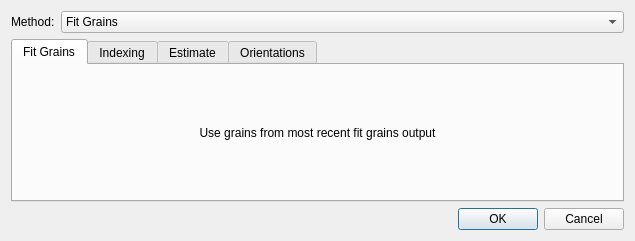
<?xml version="1.0" encoding="UTF-8"?>
<ui version="4.0">
 <class>fit_grains_select_dialog</class>
 <widget class="QDialog" name="fit_grains_select_dialog">
  <property name="geometry">
   <rect>
    <x>0</x>
    <y>0</y>
    <width>635</width>
    <height>241</height>
   </rect>
  </property>
  <layout class="QGridLayout" name="gridLayout_2">
   <item row="2" column="1">
    <widget class="QDialogButtonBox" name="button_box">
     <property name="standardButtons">
      <set>QDialogButtonBox::Cancel|QDialogButtonBox::Ok</set>
     </property>
     <property name="centerButtons">
      <bool>false</bool>
     </property>
    </widget>
   </item>
   <item row="0" column="0">
    <widget class="QLabel" name="label">
     <property name="text">
      <string>Method:</string>
     </property>
    </widget>
   </item>
   <item row="1" column="0" colspan="2">
    <widget class="QTabWidget" name="tab_widget">
     <property name="currentIndex">
      <number>0</number>
     </property>
     <widget class="QWidget" name="fit_grains_tab">
      <attribute name="title">
       <string>Fit Grains</string>
      </attribute>
      <layout class="QHBoxLayout" name="horizontalLayout_2">
       <item>
        <widget class="QLabel" name="fit_grains_label">
         <property name="text">
          <string>Use grains from most recent fit grains output</string>
         </property>
         <property name="alignment">
          <set>Qt::AlignCenter</set>
         </property>
        </widget>
       </item>
      </layout>
     </widget>
     <widget class="QWidget" name="indexing_tab">
      <attribute name="title">
       <string>Indexing</string>
      </attribute>
      <layout class="QHBoxLayout" name="horizontalLayout">
       <item>
        <widget class="QLabel" name="indexing_label">
         <property name="text">
          <string>Use grains from most recent indexing</string>
         </property>
         <property name="alignment">
          <set>Qt::AlignCenter</set>
         </property>
        </widget>
       </item>
      </layout>
     </widget>
     <widget class="QWidget" name="estimate_tab">
      <attribute name="title">
       <string>Estimate</string>
      </attribute>
      <layout class="QGridLayout" name="gridLayout">
       <item row="1" column="0">
        <widget class="QLineEdit" name="estimate_file_name"/>
       </item>
       <item row="1" column="1">
        <widget class="QPushButton" name="select_estimate_file_button">
         <property name="text">
          <string>Select File</string>
         </property>
        </widget>
       </item>
       <item row="0" column="0" colspan="2">
        <widget class="QLabel" name="estimate_label">
         <property name="text">
          <string>Load grains.out file</string>
         </property>
         <property name="alignment">
          <set>Qt::AlignCenter</set>
         </property>
        </widget>
       </item>
      </layout>
     </widget>
     <widget class="QWidget" name="orientations_tab">
      <attribute name="title">
       <string>Orientations</string>
      </attribute>
      <layout class="QGridLayout" name="gridLayout_3">
       <item row="1" column="0">
        <widget class="QLineEdit" name="orientations_file_name"/>
       </item>
       <item row="1" column="1">
        <widget class="QPushButton" name="select_orientations_file_button">
         <property name="text">
          <string>Select File</string>
         </property>
        </widget>
       </item>
       <item row="0" column="0" colspan="2">
        <widget class="QLabel" name="orientations_label">
         <property name="text">
          <string>Load accepted_orientations.dat file</string>
         </property>
         <property name="alignment">
          <set>Qt::AlignCenter</set>
         </property>
        </widget>
       </item>
      </layout>
     </widget>
    </widget>
   </item>
   <item row="0" column="1">
    <widget class="QComboBox" name="method">
     <item>
      <property name="text">
       <string>Fit Grains</string>
      </property>
     </item>
     <item>
      <property name="text">
       <string>Indexing</string>
      </property>
     </item>
     <item>
      <property name="text">
       <string>Estimate</string>
      </property>
     </item>
     <item>
      <property name="text">
       <string>Orientations</string>
      </property>
     </item>
    </widget>
   </item>
  </layout>
 </widget>
 <tabstops>
  <tabstop>method</tabstop>
  <tabstop>tab_widget</tabstop>
  <tabstop>estimate_file_name</tabstop>
  <tabstop>select_estimate_file_button</tabstop>
  <tabstop>orientations_file_name</tabstop>
  <tabstop>select_orientations_file_button</tabstop>
 </tabstops>
 <resources/>
 <connections>
  <connection>
   <sender>button_box</sender>
   <signal>accepted()</signal>
   <receiver>fit_grains_select_dialog</receiver>
   <slot>accept()</slot>
   <hints>
    <hint type="sourcelabel">
     <x>217</x>
     <y>205</y>
    </hint>
    <hint type="destinationlabel">
     <x>217</x>
     <y>113</y>
    </hint>
   </hints>
  </connection>
  <connection>
   <sender>button_box</sender>
   <signal>rejected()</signal>
   <receiver>fit_grains_select_dialog</receiver>
   <slot>reject()</slot>
   <hints>
    <hint type="sourcelabel">
     <x>217</x>
     <y>205</y>
    </hint>
    <hint type="destinationlabel">
     <x>217</x>
     <y>113</y>
    </hint>
   </hints>
  </connection>
 </connections>
</ui>
